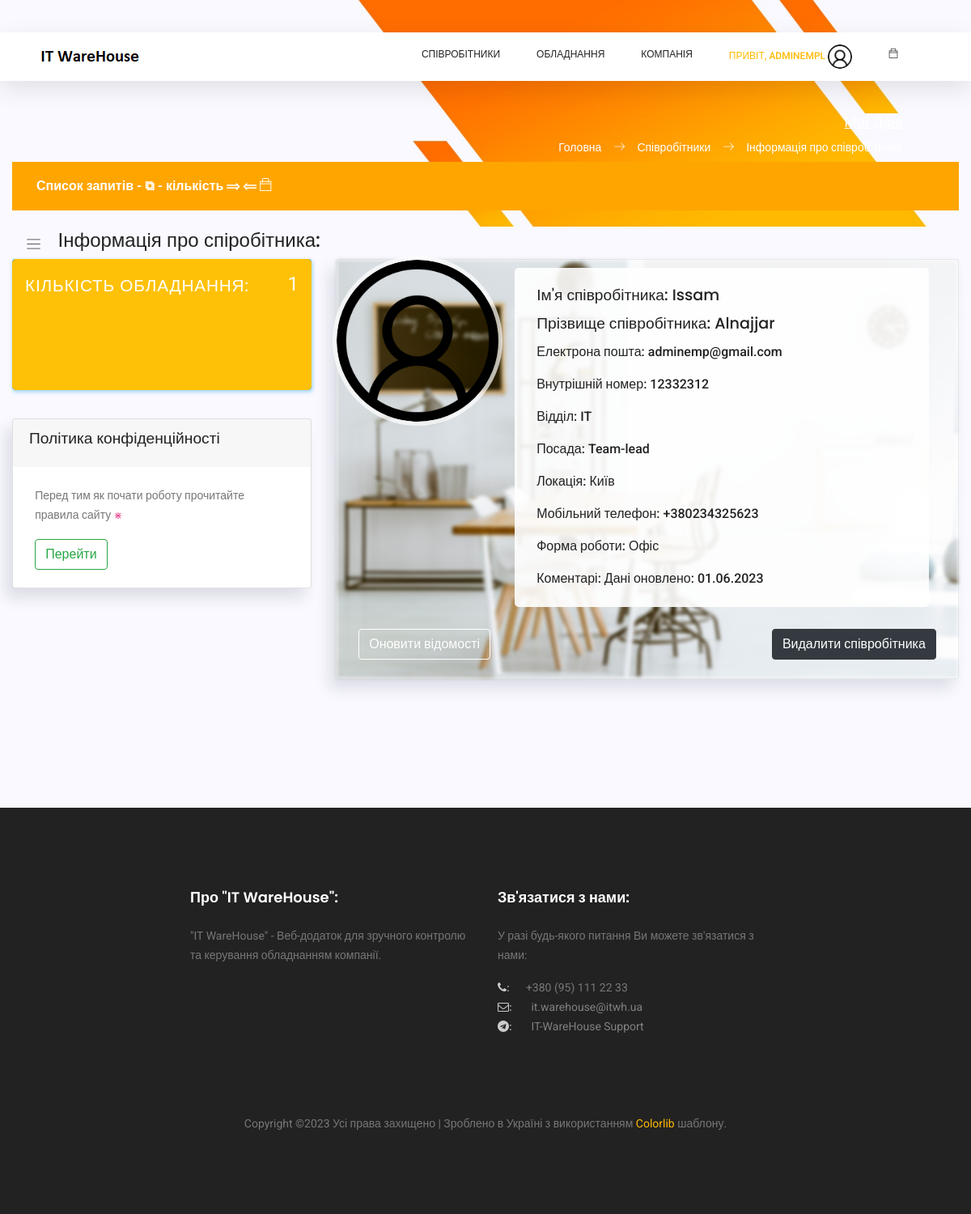
The page /employees/about (signed in) on the database as committed earlier.
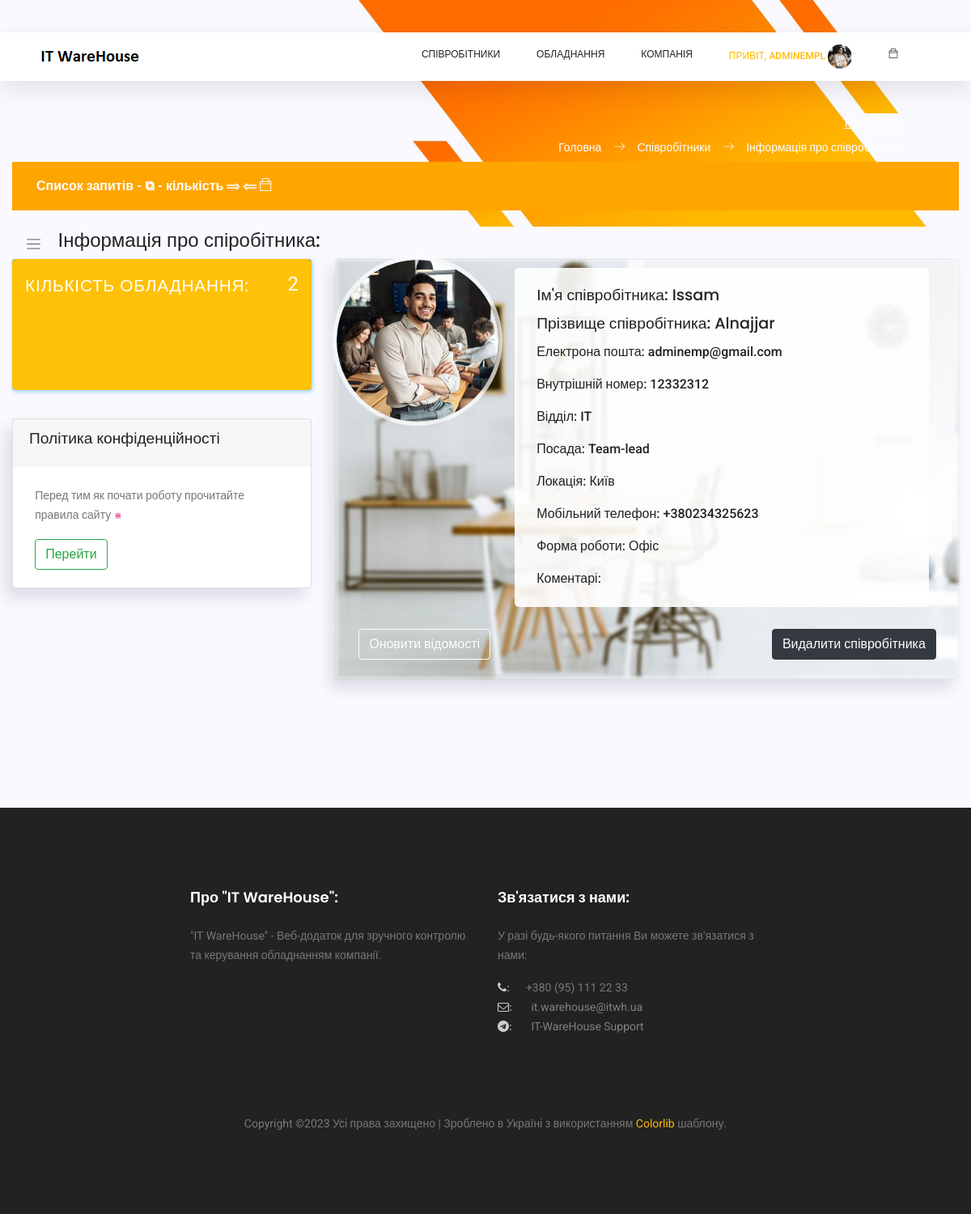
The same page on the database as committed later.
### employees/models.py (models this page shows, shortened)
class Employees(models.Model):
    first_name = models.CharField(max_length=50, default='', verbose_name="Ім'я *")
    last_name = models.CharField(max_length=50, default='', verbose_name='Прізвище *')
    email = models.EmailField(max_length=75, unique=True, null=True, verbose_name='Електрона пошта *')
    eid = models.CharField(max_length=8, unique=True, null=True, verbose_name='Внутрішній номер *')
    department = models.ForeignKey(Departments, null=True, on_delete=models.SET_NULL, verbose_name='Назва відділу *')
    title = models.CharField(max_length=50, null=True, default='', verbose_name='Посада *')
    user_id = models.ForeignKey(NewUser, null=True, on_delete=models.SET_NULL, verbose_name='ID Користувача *')
    location = models.ForeignKey(Cities, null=True, on_delete=models.SET_NULL, blank=True, verbose_name='Назва міста')
    mobilephone = models.CharField(max_length=20, null=True, default='', blank=True, verbose_name='Мобільний телефон')
    status = models.ForeignKey(UserStatus, null=True, on_delete=models.SET_NULL, blank=True,
                               verbose_name='Форма роботи')
    photo = models.FileField(upload_to='photos/', null=True, default='photos/default_user.jpg', blank=True,
                             verbose_name='Фото')
    comments = models.TextField(max_length=300, null=True, default='', blank=True, verbose_name='Коментарі')

class Departments(models.Model):
    department = models.CharField(max_length=100, unique=True, verbose_name='Назва відділу')
    def __str__(self) -> str:
        return str(self.department)

class Cities(models.Model):
    city = models.CharField(max_length=100, unique=True, verbose_name='Назва міста')
    def __str__(self) -> str:
        return str(self.city)

class UserStatus(models.Model):
    ustatus = models.CharField(max_length=50, unique=True, verbose_name='Форма роботи')
    def __str__(self) -> str:
        return str(self.ustatus)

### employees/views.py (the view)
# urls.py: path('about', emp_about, name='employee-about'),
@login_required
def emp_about(request):
    context = {
        'page_title': 'Мої Дані',
        'app_name': 'Співробітники',
        'page_name': 'Інформація про співробітника'
    }
    user_admin = 0
    if request.user.groups.filter(name='Admins').exists():
        user_admin = 1
    try:
        employee_info = Employees.objects.get(email=request.user.email)
    except:
        employee_info = None
    devices_count = 0
    if employee_info:
        if Devices.objects.filter(user_id=employee_info.id):
            devices_count = len(Devices.objects.filter(user_id=employee_info.id))
    context['employee_info'] = employee_info
    context['employee_data'] = employee_info
    context['devices_count'] = devices_count
    context['user_admin'] = user_admin
    return render(request, 'employees/about.html', context=context)

### templates/employees/about.html (shortened to what the changed rows need)
{% extends '_layouts/base.html' %}
{% load static %}
{% block content %}
<div style="background: #faf9ff; padding-bottom: 100px;">
    <div class="main-content container-fluid">
        <section class="section">
            <div class="row mb-4">
                <div class="col-md-4">
                    <div class="card card-statistic">
                        <div style="border-radius: 5px;" class="card-body bg-warning p-0">
                            <div class="d-flex flex-column">
                                <div class='px-3 py-3 d-flex justify-content-between'>
                                    <div class="card-right d-flex align-items-center">
                                        <p>{{ devices_count }}</p>
                                    </div>
                                </div>
                            </div>
                        </div>
                    </div>
                </div>
                <div class="col-md-8">
                    {% if employee_info %}
                    <div class="card" >
                        <div class="card-content" style="min-width: 410px;">
                            <div class="row no-gutters">
                                <div class="col-md-12 col-lg-3" style="min-width: 220px;">
                                    <img class="card-img-top img-fluid" style="outline: 5px solid rgba(255,255,255,0.7); border-radius: 100px; width: 200px; height: 200px; object-fit: cover;" src="/media/{{ employee_info.photo }}" alt="Card image cap">
                                </div>
                                <div class="col-md-12 col-lg-8 relative-from" style="min-width: 400px;">
                                    <div style="flex-direction: column" class="card-body d-flex" >
                                        <h4 class="card-title">Ім'я співробітника: {{ employee_info.first_name }}</h4>
                                        <h3 class="card-title">Прізвище співробітника: {{ employee_info.last_name }}</h3>
                                        <p class="card-text info_add">
                                            Електрона пошта: {{ employee_info.email }}
                                        </p>
                                        <p class="card-text info_add">
                                            Внутрішній номер: {{ employee_info.eid }}
                                        </p>
                                        <p class="card-text info_add">
                                            Відділ: {{ employee_info.department }}
                                        </p>
                                        <p class="card-text info_add">
                                            Посада: {{ employee_info.title }}
                                        </p>
                                        <p class="card-text info_add">
                                            Локація: {{ employee_info.location }}
                                        </p>
                                        <p class="card-text info_add">
                                            Мобільний телефон: {{ employee_info.mobilephone }}
                                        </p>
                                        <p class="card-text info_add">
                                            Форма роботи: {{ employee_info.status }}
                                        </p>
                                        <p class="card-text info_add">
                                            Коментарі: {{ employee_info.comments }}
                                        </p>
                                    </div>
                                </div>
                                <div class="col-md-12">
                                    <div class="card-body d-flex" style="justify-content: space-between;">
                                        <a class="btn btn-outline-white" style="max-width: 220px; margin-top: 5px;" href="/employees/update/{{ employee_info.id }}">Оновити відомості</a>
                                        {% if user_admin == 1%}
                                        <a class="btn btn-dark" style="max-width: 220px; margin-top: 5px; margin-left: 5px;" href="/employees/delete/{{ employee_info.id }}">Видалити співробітника</a>
                                        {% endif %}
                                    </div>
                                </div>
                            </div>
                        </div>
                    </div>
                    {% endif %}
                </div>
            </div>
        </section>
    </div>
</div>
{% endblock content %}

### templates/_layouts/header.html (shortened to what this page needs)
{% load static %}
<header class="header_area sticky-header">
	<div class="main_menu">
			<nav class="navbar navbar-expand-lg navbar-light main_box">
				<div class="container">
					<a class="navbar-brand logo_h" href="/">
						<img src="{% static 'static_f_1/img/logo.png' %}" alt="IT WareHouse Project Logo">
					</a>
					<div class="collapse navbar-collapse offset" id="navbarSupportedContent">
						<ul class="nav navbar-nav menu_nav ml-auto">
							{% if not user.is_authenticated %}
								<li class="nav-item"><a class="nav-link" href="/">Вхід до Системи</a></li>
							{% else %}
								{% if user_data.u_group == 'Admins' or user_admin == 1%}
								<li class="nav-item submenu dropdown">
									<a href="#" class="nav-link dropdown-toggle" data-toggle="dropdown" role="button"
									   aria-haspopup="true" aria-expanded="false">Співробітники</a>
								</li>
								{% endif %}
								<li class="nav-item submenu dropdown">
									<a href="#" class="nav-link dropdown-toggle" data-toggle="dropdown"
									   role="button" aria-haspopup="true" aria-expanded="false">Обладнання</a>
								</li>
								<li class="nav-item submenu dropdown">
									<a href="#" class="nav-link dropdown-toggle" data-toggle="dropdown" role="button"
									   aria-haspopup="true" aria-expanded="false">Компанія</a>
								</li>
								<li class="nav-item submenu dropdown active">
									<a href="#" class="nav-link dropdown-toggle" data-toggle="dropdown" role="button"
									   aria-haspopup="true" aria-expanded="false">
										<span>Привіт, {{ user.user_name }}</span>
										{% if employee_data.photo %}
										<span><span><img width="30px" height="30px" class="profile-img"
														 src="/media/{{ employee_data.photo }}" alt=""></span>
										</span>
										{% else %}
										<span><span><img width="30px" height="30px" class="profile-img"
													 src="/media/photos/default_user.jpg" alt=""></span>
										</span>
										{% endif %}
										</a>
								</li>
								<li class="nav-item submenu dropdown">
									<a href="#" class="nav-link dropdown-toggle">
										<span class="ti-bag"></span>
									</a>
								</li>
							{% endif %}
						</ul>
					</div>
				</div>
			</nav>
	</div>
</header>

Rows that differ between the two databases and show on the page:
changed Employees "Issam": photo: picture added in place of a placeholder; comments "Дані оновлено: 01.06.2023" → (not shown)
Other text that changed with them:
{{ devices_count }}: "1" → "2"
